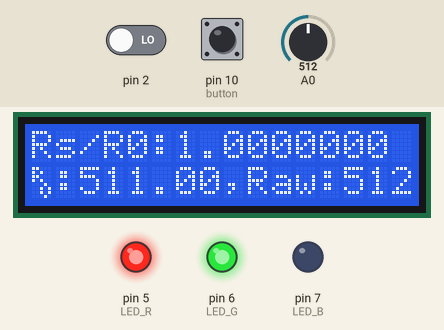
Recording of a sketch running on a simulated Arduino Uno, built with avr-gcc and run on an emulated ATmega328P. Parts: 16×2 character LCD, output pins drawn as LEDs (lit = HIGH). The inputs (shaded band) are chosen by the test bench; at power-on: pin 10 (button) HIGH, pin 2 LOW, A0 = 512. What the sketch prints to the serial monitor is not drawn.

Above: at 8.5 s.
8.6 s: pin 10 (button) pulled LOW for 3.2 s
At 14.6 s:
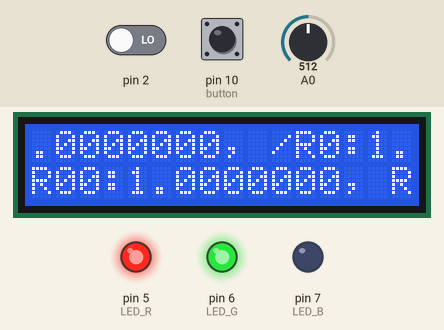
14.8 s: pin 10 (button) pulled LOW for 0.15 s
At 17.8 s:
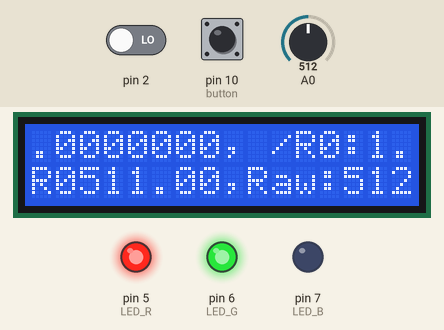
17.9 s: pin 10 (button) pulled LOW for 1 s
At 20.4 s:
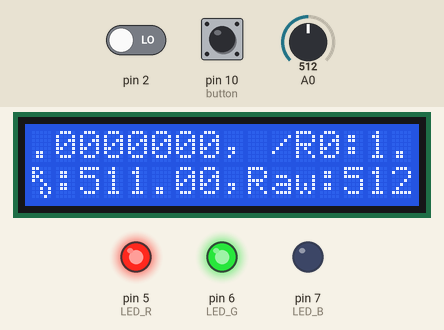
21.9 s: pin 2 driven HIGH and pin 10 (button) driven LOW
At 24.8 s:
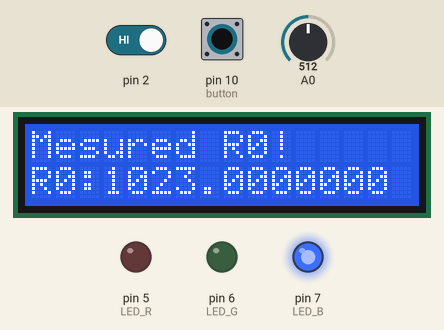
Timing chart, 0 to 27.7 s (numbered marks = the images above; inputs shaded):
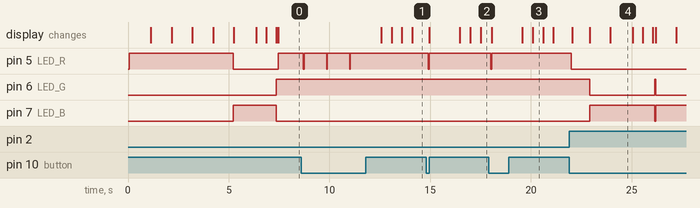

Measured:
- after the input at 8.6 s, pin 5 (LED_R): alternates HIGH for 1.1 s and LOW for 0.03 s, 6 changes in all, then stays HIGH, starting after 0.11 s
- after the input at 14.8 s, pin 5 (LED_R): HIGH → LOW after 0.11 s, → HIGH 0.03 s later; the display: first changes after 0.14 s (image 2 shows a later state)
- after the input at 17.9 s, pin 5 (LED_R): HIGH → LOW after 0.11 s, → HIGH 0.03 s later; the display: first changes after 0.14 s (image 3 shows a later state)
- after the input at 21.9 s, pin 5 (LED_R): HIGH → LOW after 0.11 s; pin 6 (LED_G): HIGH → LOW after 1.0 s, → HIGH 3.2 s later, → LOW 0.05 s later; pin 7 (LED_B): LOW → HIGH after 1.0 s, → LOW 3.2 s later, → HIGH 0.05 s later; the display: first changes after 0.15 s (image 4 shows a later state)
- what the display in image 3 shows lasts 0.5 s, from 20.1 s to 20.6 s
- what the display in image 4 shows lasts 1.1 s, from 23.9 s to 25.0 s

The sketch:

Alchol_Concentration.ino
```cpp
// (licence header left out)
#include <Wire.h>
#include <LiquidCrystal_I2C.h>
LiquidCrystal_I2C lcd(0x27, 16, 2); //접근 주소 0x27 or 0x3F, 가로 16, 세로 2
#define button 10

byte R0char[8] = {
  B11000,
  B10100,
  B11000,
  B10100,
  B00010,
  B00101,
  B00101,
  B00010,
};

enum state {
    R0_reset =1,
    pause,
    LCD_reset
}state;

enum LED {
    LED_R =5,
    LED_G,
    LED_B
};

void warmUp(uint8_t sec) {
    digitalWrite(LED_R, HIGH); // 상태 진입 안내

    //예열
    for (int i = 0; i < sec; i++) { //안내 메세지
    Serial.println("Wait for " + String(sec - i) + " Sec");

    lcd.setCursor(0, 0);
    lcd.print("Wait for " + String(sec - i) + " Sec  "); //t 값을 char로 변환시켜서 프린트, 뒤에 공백 문자를 추가해서 자릿수 바뀔때, 뒤에 남은 문자 제거
    lcd.setCursor(0, 1);
    lcd.print("Need to Heating!");
    delay(1000);

    }
    lcd.clear();
};

void anounceR0(float R0) {
    //상태 진입 안내
    digitalWrite(LED_R, LOW);
    digitalWrite(LED_G, LOW);
    digitalWrite(LED_B, HIGH);


    //R0 안내 R0
    Serial.println("R0:" + String(R0, 7));

    lcd.setCursor(0, 0);
    lcd.print("Mesured R0!");
    lcd.setCursor(0, 1);
    lcd.print( "R0:" + String(R0, 7)); //R0값 안내
    delay(1100);

    //백라이트 깜빡거리기
    lcd.noBacklight();
    delay(500);
    lcd.backlight();
    delay(500);
    lcd.clear();
};

float averge(uint8_t num) {
    unsigned int val = 0;
    for(int i; i<num; i++) {
         val += analogRead(A0);
    }
    return (float)val/num;
};

float Mapping(float rate) {
    int i=0;
    float arr[10][2];

    //해당하는 구간 찾기
    for(; i< (sizeof(arr)/sizeof(arr[0])-1); i++) {
         if(arr[i][0] <= rate && rate <= arr[i+1][0]) break;
    }

    //기울기 계산
    float mean = (arr[i+1][1] - arr[i][1])/(arr[i+1][0] - arr[i][0]);
    return (float)mean * (rate - arr[i][0]) + arr[i][1]; //구한 기울기를 토대로 일차함수에다가 값을 대입해서 농도값 계산
};

void INIT_INT0() {
    EIMSK |= (1 << INT0);           //INT0 인터럽트 활성화, EIMSK 레지스터 0번 비트를 1로
    EICRA |= 0x03;                  //Falling 일때 인터럽트 발생
    sei();                          //전역적인 인터럽트 발생 활성화
};

bool button_pressed() {
    //채터링 현상으로 버튼이 눌린 횟수를 확인하려면 짧은 간격에 두 번 검사해서 정말로 눌린 건지 확인해야함
    if(!digitalRead(button) ) { //버튼을 눌렀으면
        delay(10);
        if(!digitalRead(button) ) return true;
    }
    return false;
};

volatile unsigned int count = 0;
volatile unsigned long t0 = 0;
volatile bool flag = false, flag_pause = false;

void flag_init() {
    count = 0;
    t0 = 0;
    flag = false, flag_pause = false;
};

int button_state() {
    //버튼 상태 판단 함수
    Serial.println(flag);
    if(!flag) return 0;

    if(flag_pause) {
        flag_init();
        return pause;
    }

    while(flag && button_pressed() ) {
        if(millis() - t0 > 1000 ) {
            flag_init();
            return R0_reset;
        }
    }

    if(flag) return LCD_reset;
};


ISR(INT0_vect) {
    Serial.println("interupt");
    count +=1;
    switch(count) {
        case 1:
            flag = true;
            t0 = millis();
            break;

        case 2:
            if(millis() - t0 < 200) {flag_pause = true;
            Serial.println("twice"); }
            break;
    }
    Serial.println(count);
};

void LCD_scroll(String message) {
    //두번 째열에 문자열을 스크롤, 도중에 버튼 입력이 있으면 종료
    int n=0;
    while(1) {
        for(int i=0; i<16; i++) {
            int s = (i+n)%message.length();
            lcd.print(message.charAt(s) );
            if(button_pressed() ) return 0;
        }
        n+=1;
        n%=message.length();

        unsigned long t0 =millis();
        while(millis() - t0 <500) {
            if(button_pressed() ) return 0;
        }
    }
}

float R0 =0.0;
float rate = 0.0;

void setup() {
    Serial.begin(9600);

    //핀 준비
    for(int i=0; i<3; i++) {
    pinMode(LED_R+i, OUTPUT);
    }
    pinMode(button, INPUT_PULLUP);

    //LCD 준비
    lcd.init(); //lcd 초기화
    lcd.backlight(); //백라이트 켜기
    lcd.createChar(1, R0char);

    warmUp(5); //예열
    R0 = 1023.0 - averge(10);
    anounceR0(R0);

    INIT_INT0();
}

void loop() {
    //측정 모드
    digitalWrite(LED_R, LOW);
    digitalWrite(LED_G, HIGH);
    digitalWrite(LED_B, LOW);

    float val = 1023 - averge(10);
    int value = analogRead(A0);
    rate = (float)val/R0;
    String info = "Rs/R0:" + String(rate, 7) + ", R0:" + String(R0, 7) + ", Raw:" + String(value)+"  ";

    Serial.println(info);
    lcd.setCursor(0, 0);
    lcd.print( "Rs/R0:" + String(rate, 7) );
    lcd.setCursor(0, 1);
    lcd.write(byte(1)); //R0 출력
    lcd.print( ":" + String(R0) + ",");
    lcd.print( "Raw:" + String(value) + "  " ); //뒤에 공백 문자를 추가해서 자릿수 바뀔때, 뒤에 남은 문자 제거

    if(flag) state = button_state();
    switch(state) {
      case R0_reset:
        Serial.println("R0_reset");
        lcd.clear();
        lcd.setCursor(0,0);
        lcd.print("R0_reset");
        //상태 진입 안내
        digitalWrite(LED_R, LOW);
        digitalWrite(LED_G, LOW);
        digitalWrite(LED_B, HIGH);
        delay(1000);

        R0 = 1023.0 - averge(10);
        anounceR0(R0);
        break;

      case pause:
        Serial.println("pause");
        digitalWrite(LED_R, HIGH);
        digitalWrite(LED_G, HIGH);
        digitalWrite(LED_B, LOW);

        float concentration = 0.0;
        //concentration = Mapping(rate);
        delay(1000);
        Serial.println("Alchol Concentration: " + String(concentration) );
        LCD_scroll(info);
        break;

      case LCD_reset:
        Serial.println("LCD reset");
        lcd.init(); //lcd 초기화
        lcd.backlight(); //백라이트 켜기
        lcd.createChar(1, R0char);
        lcd.noBacklight();
        delay(500);
        lcd.backlight();
        break;
    };
    delay(100); //과부화로 인한 프리징 방지, 숫자가 빠르게 바뀌면 읽기 어려움
}
```
